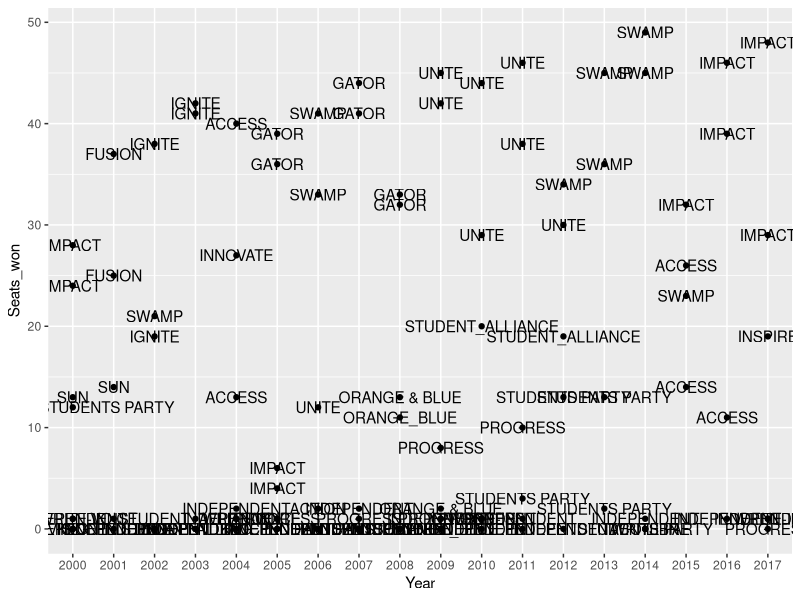
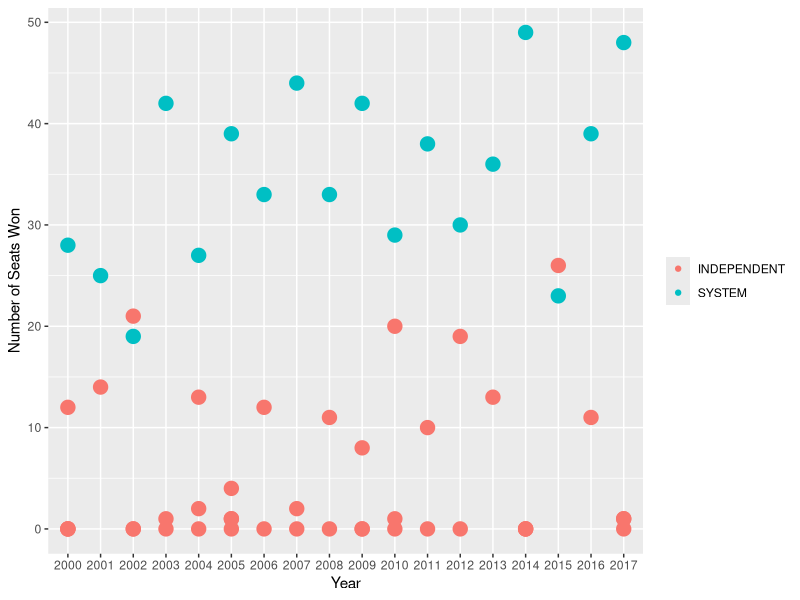

These charts were generated, in order, by the following R code:
library(here)
library(dplyr)
library(tidyr)
library(ggplot2)

Spring_elections <- read.csv(here("Spring_total.csv"))
Fall_elections <- read.csv(here("Fall_total_v2.csv"))

#Let's convert the votes and years column to numeric values for Spring and Fall

Spring_elections$Votes <- as.numeric(as.character(Spring_elections$Votes))
Spring_elections$Year <- as.numeric(as.character(Spring_elections$Year))

Fall_elections$Votes <- as.numeric(as.character(Fall_elections$Votes))
Fall_elections$Year <- as.numeric(as.character(Fall_elections$Year))

#Now we need to group by the fall elections and edit some party names
Fall_elections <- Fall_elections %>% 
  replace_na(list(Won = FALSE)) %>% 
  mutate_all(funs(toupper)) %>% 
  mutate(Party = ifelse(Party == "SWAMP PARTY", "SWAMP", Party)) %>% 
  mutate(Party = ifelse(Party == "THE STUDENTS PARTY", "STUDENTS PARTY", Party)) %>% 
  mutate(Won = as.logical(Won)) %>%
  mutate(Election_date = "FALL")

#Now for Spring
Spring_elections <- Spring_elections %>% 
  replace_na(list(Won = FALSE)) %>% 
  mutate(Party = as.character(Party)) %>%
  mutate(Party = ifelse( Party == "The_Students", "Students Party", Party)) %>% 
  mutate(Party = ifelse(Party == "FSP", "Florida Students Party", Party)) %>%
  mutate(Party = ifelse(Party == "Vision_2000" | Party == "Vision_2001", "Vision", Party)) %>% 
  mutate_all(funs(toupper)) %>% 
  mutate(Election_date = "SPRING") %>% 
  mutate(Won = as.logical(Won)) %>% 
  filter(!is.na(Spring_elections$Votes))

#note that Student Party is different that Students Party, which appeared a few years later. 

#let's get establishment vs independent

Est_Fall <- Fall_elections %>% 
  filter(Seat == "DISTRICT A") %>% 
  group_by(Party, Year, Seat) %>% 
  summarise(Seats_won = sum(Won), Candidates = n()) %>% 
  mutate(Est = ifelse(Seats_won > 1, "SYSTEM", "INDEPENDENT")) %>% 
  select(Party, Year, Est)

Est_Spring <- Spring_elections %>% 
  filter(Seat == "BUSINESS") %>% 
  group_by(Party, Year, Seat) %>% 
  summarise(Seats_won = sum(Won), Candidates = n()) %>% 
  mutate(Est = ifelse(Seats_won > 1, "SYSTEM", "INDEPENDENT")) %>% 
  select(Party, Year, Est)

Establishment_total <- rbind(Est_Spring, Est_Fall)

Party_age <- read.csv('year_eval.csv')
Party_age$Year <- as.character(Party_age$Year)

Election_total <- Fall_elections %>% 
  bind_rows(Spring_elections) %>% 
  left_join(Establishment_total, by = c("Party", "Year")) %>% 
  distinct(Seat, Year, Party, First_Name, Last_Name, Votes, .keep_all = TRUE) %>% 
  mutate(Est = ifelse(is.na(Est), "INDEPENDENT", Est)) %>% 
  left_join(Party_age, by = c("Party", "Year", "Election_date")) %>% 
  mutate(X = NULL)

Check_candidate_totals <- Election_total %>% 
  group_by(Party, Year, Election_date) %>% 
  count(Est)

Party_success_senate <- Election_total %>% 
  filter(Seat != "STUDENT BODY PRESIDENT" & Seat != "TREASURER") %>% 
  group_by(Party, Year, Election_date, Est) %>% 
  summarise(Seats_won = sum(Won), Candidates = n()) %>% 
  mutate(Percent_success =  100 * (Seats_won / Candidates))
  
#At this point, we need to look though the party success file as well as the check candidate totals to make sure everything is correct

ggplot(Party_success_senate, aes(x=Year, y=Seats_won)) + geom_point() + geom_text(label = Party_success_senate$Party)

#Spring vis
ggplot(Party_success_senate[Party_success_senate$Election_date == "SPRING",], aes(x=Year, y=Seats_won, color = Est, size = 1.5)) + geom_point() + ylab("Number of Seats Won") + theme(legend.title=element_blank()) + guides(size=FALSE)

Seat_breakdown <- Fall_elections %>% 
  left_join(Est_Fall, by = c("Party", "Year")) %>% 
  group_by(Seat, Est)

#Let's ensure that all of the candidates are present in the data

Seatswon_Year <- Party_success_senate %>% 
  group_by(Year) %>% 
  summarize(Won = sum(Seats_won))

#This will give us a breakdown of how many seats were won each year, we can cross-refrence this the seats allotted each year
#This will not match up for all years because there we no candidates who ran in certain elections

#Now that the data is all checked we're good to go with analysis!

#Let's sort by who won

Spring_success <- Spring_elections %>%
  filter(Won == "TRUE") 

Fall_success <- Fall_elections %>%
  filter(Won == "TRUE") 

write.csv(Election_total, "Cleaned_SG_Election.csv")
